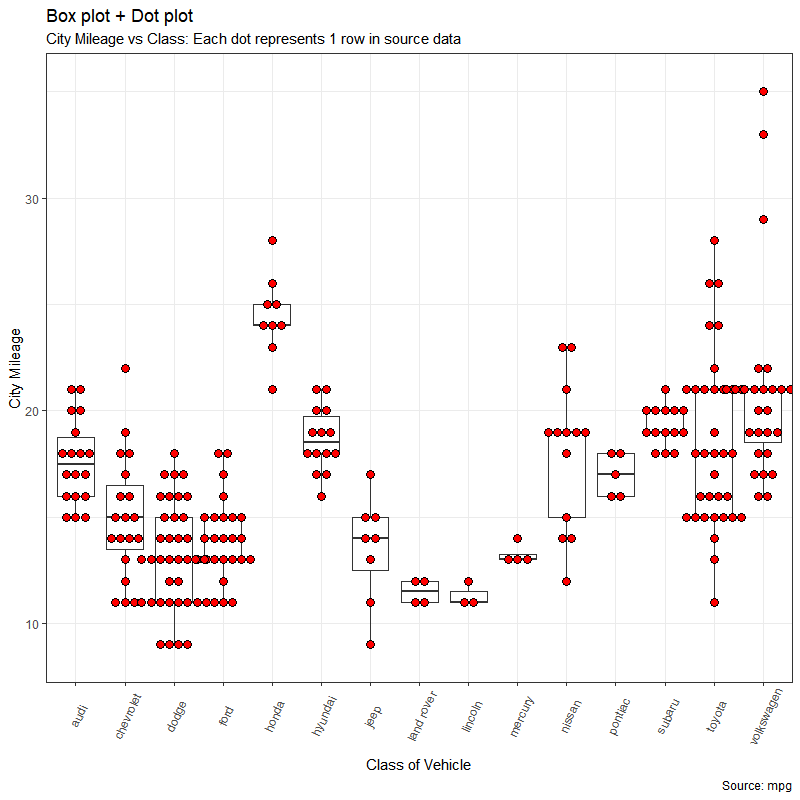

The script that drew this image:
### BOX PLOT + DOT PLOT ###

# Import ggplot2 package
library(ggplot2)                                  

# Pre-set the black and white theme
theme_set(theme_bw())                             

gg <- ggplot(data = ,                             # name the plot variable and load data set
             aes(x = ,                            # set the x variable (must be categorical)
                 y = ))                           # set the y variable (must be numerical)

gg + geom_boxplot() +                             # apply the boxplot
  geom_dotplot(binaxis = 'y',                     # do not modify this line of code
               stackdir = 'center',               # do not modify this line of code
               dotsize = 0.5,                     # set the dot size
               fill = '') +                       # type in the dots fill color
  theme(axis.text.x = element_text(angle = ,      # set the x-axis text angle
                                   vjust = )) +   # vjust shifts the x-axis text vertically
  labs(title = "",                                # type in the plot title
       subtitle = "",                             # type in the plot subtitle
       x = "",                                    # type in the x-axis title
       y = "")                                    # type in the y-axis title

# EXAMPLE

library(ggplot2)
theme_set(theme_bw())

gg <- ggplot(data = mpg,
             aes(x = manufacturer,
                 y = cty))

gg + geom_boxplot() +
  geom_dotplot(binaxis = 'y',
               stackdir = 'center',
               dotsize = 0.5,
               fill = 'red') +
  theme(axis.text.x = element_text(angle = 65,
                                   vjust = 0.6)) +
  labs(title = "Box plot + Dot plot",
       subtitle = "City Mileage vs Class: Each dot represents 1 row in source data",
       caption = "Source: mpg",
       x = "Class of Vehicle",
       y = "City Mileage")
